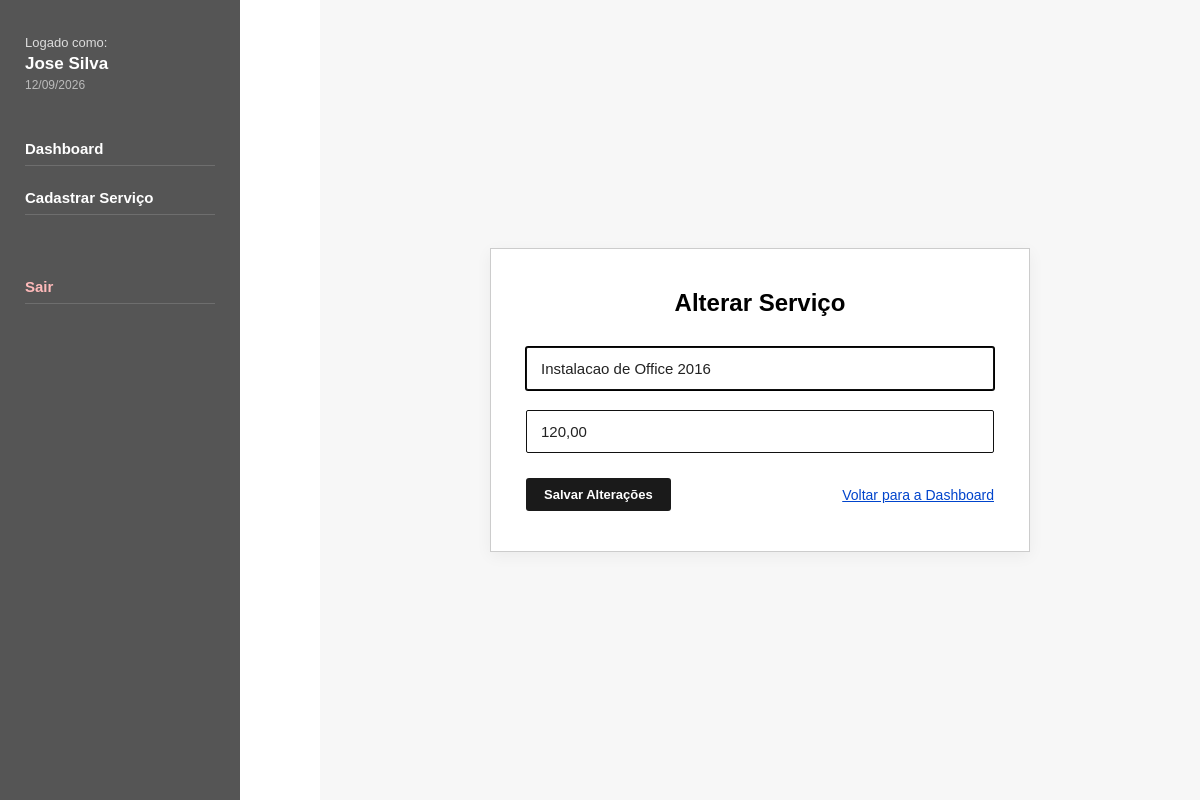
Screenshot of /services/edit?id=4 (signed in) with the database file from the repository.
### tables this page shows
CREATE TABLE IF NOT EXISTS `service` (
    `id_service` BIGINT(20) NOT NULL AUTO_INCREMENT,
    `description` VARCHAR(255) NOT NULL,
    `price` DECIMAL(11, 2) NOT NULL,
    `created_at` DATETIME NOT NULL DEFAULT CURRENT_TIMESTAMP,
    `update_at` DATETIME NULL DEFAULT NULL ON UPDATE CURRENT_TIMESTAMP,
    `finished_at` DATETIME NULL DEFAULT NULL,
    `commission_user` DECIMAL(11, 2) NULL DEFAULT NULL,
    `user_id_user` BIGINT(20) NOT NULL,
    PRIMARY KEY (`id_service`),
    INDEX `idx_service_user` (`user_id_user`),
    INDEX `idx_service_finished` (`finished_at`),
    CONSTRAINT `fk_service_user` 
        FOREIGN KEY (`user_id_user`) 
        REFERENCES `user` (`id_user`) 
        ON DELETE CASCADE 
        ON UPDATE CASCADE
);

CREATE TABLE IF NOT EXISTS `user` (
    `id_user` BIGINT(20) NOT NULL AUTO_INCREMENT,
    `name` VARCHAR(150) NOT NULL,
    `email` VARCHAR(255) NOT NULL UNIQUE,
    `password` VARCHAR(255) NOT NULL,
    `created_at` DATETIME NOT NULL DEFAULT CURRENT_TIMESTAMP,
    `update_at` DATETIME NULL DEFAULT NULL ON UPDATE CURRENT_TIMESTAMP,
    `ativo` TINYINT(1) NOT NULL DEFAULT 1,
    PRIMARY KEY (`id_user`),
    INDEX `idx_user_email` (`email`)
);

### app/Core/Autoload.php (called while the page is built, shortened)
<?php
spl_autoload_register(function ($class) {
    $prefix = 'App\\';
    $baseDir = APP_PATH . '/';
    $len = strlen($prefix);
    $relativeClass = substr($class, $len);
    $file = $baseDir . str_replace('\\', '/', $relativeClass) . '.php';
});

### app/Core/Session.php (called while the page is built, shortened)
<?php
class Session
{
    public static function get(string $key, $default = null)
    {
        return $_SESSION[$key] ?? $default;
    }
    public static function has(string $key): bool
    {
        return isset($_SESSION[$key]);
    }
}

### app/Core/Database.php (called while the page is built, shortened)
<?php
class Database
{
    private static ?PDO $instance = null;
    public static function getConnection(): PDO
    {
        if (self::$instance === null) {
            try {
                $dsn = sprintf(
                    'mysql:host=%s;port=%s;dbname=%s;charset=%s',
                    DB_HOST,
                    DB_PORT,
                    DB_NAME,
                    DB_CHARSET
                );
                $options = [
                    PDO::ATTR_ERRMODE            => PDO::ERRMODE_EXCEPTION,
                    PDO::ATTR_DEFAULT_FETCH_MODE => PDO::FETCH_ASSOC,
                    PDO::ATTR_EMULATE_PREPARES   => false,
                ];
                self::$instance = new PDO($dsn, DB_USER, DB_PASS, $options);
            } catch (PDOException $e) {
                die('Erro de conexao com o banco: ' . $e->getMessage());
            }
        }
        return self::$instance;
    }
}

### app/Controllers/ServiceController.php (called while the page is built, shortened)
<?php
class ServiceController extends Controller
{
    private ServiceOrder $serviceModel;
    public function __construct()
    {
        $this->serviceModel = new ServiceOrder();
    }
    public function edit(): void
    {
        $id = (int) ($_GET['id'] ?? 0);
        $service = $this->serviceModel->findById($id);
        $user = Session::get('user');
        $error = Session::getFlash('error');
        $this->view('services.edit', [
            'user'        => $user,
            'currentDate' => date('d/m/Y'),
            'service'     => $service,
            'error'       => $error
        ]);
    }
}

### public/index.php (called while the page is built, shortened)
<?php
require_once APP_PATH . '/Core/Autoload.php';
$router = new Router();
$router->get('/', [AuthController::class, 'showLogin']);
$router->get('/login', [AuthController::class, 'showLogin']);
$router->post('/login', [AuthController::class, 'login']);
$router->get('/logout', [AuthController::class, 'logout']);
$router->get('/register', [AuthController::class, 'showRegister']);
$router->post('/register', [AuthController::class, 'register']);
$router->get('/dashboard', [DashboardController::class, 'index']);
$router->get('/services/create', [ServiceController::class, 'create']);
$router->post('/services/create', [ServiceController::class, 'store']);
$router->get('/services/edit', [ServiceController::class, 'edit']);
$router->post('/services/edit', [ServiceController::class, 'update']);
$router->post('/services/delete', [ServiceController::class, 'delete']);
$router->post('/services/finish', [ServiceController::class, 'finish']);
$router->dispatch();

### app/Models/ServiceOrder.php (called while the page is built, shortened)
<?php
class ServiceOrder
{
    private PDO $db;
    public function __construct()
    {
        $this->db = Database::getConnection();
    }
    public function findById(int $id): ?array
    {
        $sql = "SELECT s.*, u.name as user_name, u.email as user_email
                FROM service s
                INNER JOIN user u ON u.id_user = s.user_id_user
                WHERE s.id_service = :id
                LIMIT 1";
        $stmt = $this->db->prepare($sql);
        $stmt->bindValue(':id', $id, PDO::PARAM_INT);
        $stmt->execute();
        $service = $stmt->fetch();
        return $service ?: null;
    }
}

### app/Views/services/edit.php (the view, shortened to what this page needs)
<?php
require VIEW_PATH . '/layouts/header.php';
?>
<div class="service-form-container">
    <div class="auth-card">
        <h2>Alterar Serviço</h2>
        <form action="<?= BASE_URL ?>/services/edit" method="POST">
            <div class="form-group">
                <input type="text" name="description" placeholder="descrição" value="<?= htmlspecialchars($service['description']) ?>" required autofocus>
            </div>
            <div class="form-group">
                <input type="text" name="price" id="price_input" placeholder="preço" value="<?= number_format((float) $service['price'], 2, ',', '.') ?>" required>
            </div>
            <div class="auth-actions">
                <button type="submit" class="btn btn-dark">Salvar Alterações</button>
                <a href="<?= BASE_URL ?>/dashboard" class="auth-link">Voltar para a Dashboard</a>
            </div>
        </form>
    </div>
</div>
<?php require VIEW_PATH . '/layouts/footer.php'; ?>

### app/Core/Router.php (shortened to what this page needs)
<?php
class Router
{
    private array $routes = [];
    private function addRoute(string $method, string $path, array $handler): void
    {
        $this->routes[] = [
            'method'  => $method,
            'path'    => '/' . trim($path, '/'),
            'handler' => $handler
        ];
    }
    public function dispatch(): void
    {
        $requestMethod = $_SERVER['REQUEST_METHOD'];
        $requestUri = parse_url($_SERVER['REQUEST_URI'], PHP_URL_PATH);
        $uri = '/' . trim($requestUri, '/');
        foreach ($this->routes as $route) {
            if ($route['method'] === $requestMethod && $route['path'] === $uri) {
                [$controllerClass, $action] = $route['handler'];
                if (class_exists($controllerClass)) {
                    $controller = new $controllerClass();
                    if (method_exists($controller, $action)) {
                        $controller->$action();
                        return;
                    }
                }
            }
        }
    }
}

### app/Views/layouts/header.php (shortened to what this page needs)
<!DOCTYPE html>
<html lang="pt-BR">
<head>
    <link rel="stylesheet" href="<?= BASE_URL ?>/assets/css/style.css?v=<?= time() ?>">
</head>
<body>
    <div class="app-layout">
        <aside class="sidebar">
            <div class="user-badge">
                <span class="user-label">Logado como:</span>
                <strong class="user-name"><?= htmlspecialchars($user['name'] ?? 'Usuario') ?></strong>
                <span class="system-date"><?= $currentDate ?? date('d/m/Y') ?></span>
            </div>
            <nav class="sidebar-nav">
                <a href="<?= BASE_URL ?>/dashboard" class="nav-item">Dashboard</a>
                <a href="<?= BASE_URL ?>/services/create" class="nav-item">Cadastrar Serviço</a>
                <a href="<?= BASE_URL ?>/logout" class="nav-item nav-logout">Sair</a>
            </nav>
        </aside>
        <main class="main-content"></main>

### public/assets/css/base.css (style rules this page uses)
body { background-color: #f7f7f7; color: #222222; }
.btn { padding: 9px 18px; font-size: 13px; font-weight: 600; cursor: pointer; border: none; border-radius: 3px; text-decoration: none; display: inline-flex; align-items: center; justify-content: center; transition: opacity 0.2s; }
.btn-dark { background-color: #1a1a1a; color: #ffffff; }

### public/assets/css/auth.css (style rules this page uses)
.auth-card { width: 100%; max-width: 480px; padding: 40px 30px; text-align: center; background-color: #ffffff; }
.auth-card h2 { font-size: 24px; font-weight: 700; margin-bottom: 30px; color: #000000; }
.form-group { margin-bottom: 20px; text-align: left; }
.form-group input { width: 100%; padding: 12px 14px; border: 1px solid #111111; border-radius: 2px; font-size: 15px; outline: none; color: #222222; background-color: #ffffff; }
.auth-actions { display: flex; justify-content: space-between; align-items: center; margin-top: 25px; }
.auth-link { color: #0044cc; text-decoration: underline; font-size: 14px; }

### public/assets/css/dashboard.css (style rules this page uses)
﻿ html, body { height: 100%; width: 100%; }
.app-layout { display: flex; min-height: 100vh; width: 100%; }
.sidebar { width: 240px; min-width: 240px; background-color: #555555; color: #ffffff; padding: 35px 25px; display: flex; flex-direction: column; }
.user-badge { margin-bottom: 40px; }
.user-label { display: block; font-size: 13px; color: #dddddd; }
.user-name { display: block; font-size: 17px; margin-top: 4px; color: #ffffff; word-break: break-word; }
.system-date { display: block; font-size: 12px; color: #bbbbbb; margin-top: 4px; }
.sidebar-nav { display: flex; flex-direction: column; gap: 15px; }
.nav-item { color: #ffffff; text-decoration: none; font-weight: bold; font-size: 15px; padding: 8px 0; border-bottom: 1px solid rgba(255, 255, 255, 0.15); }
.nav-logout { margin-top: 40px; color: #ffbaba; }
.main-content { flex: 1; padding: 35px 40px; background-color: #ffffff; width: calc(100% - 240px); overflow-x: hidden; }
.service-form-container { display: flex; justify-content: center; align-items: center; padding: 40px 0; width: 100%; }
.service-form-container .auth-card { max-width: 540px; width: 100%; border: 1px solid #cccccc; padding: 40px 35px; box-shadow: 0 4px 15px rgba(0,0,0,0.05); }

### rows the page displays
service: user_id_user.name "Jose Silva", description "Instalacao de Office 2016", price "120,00"
